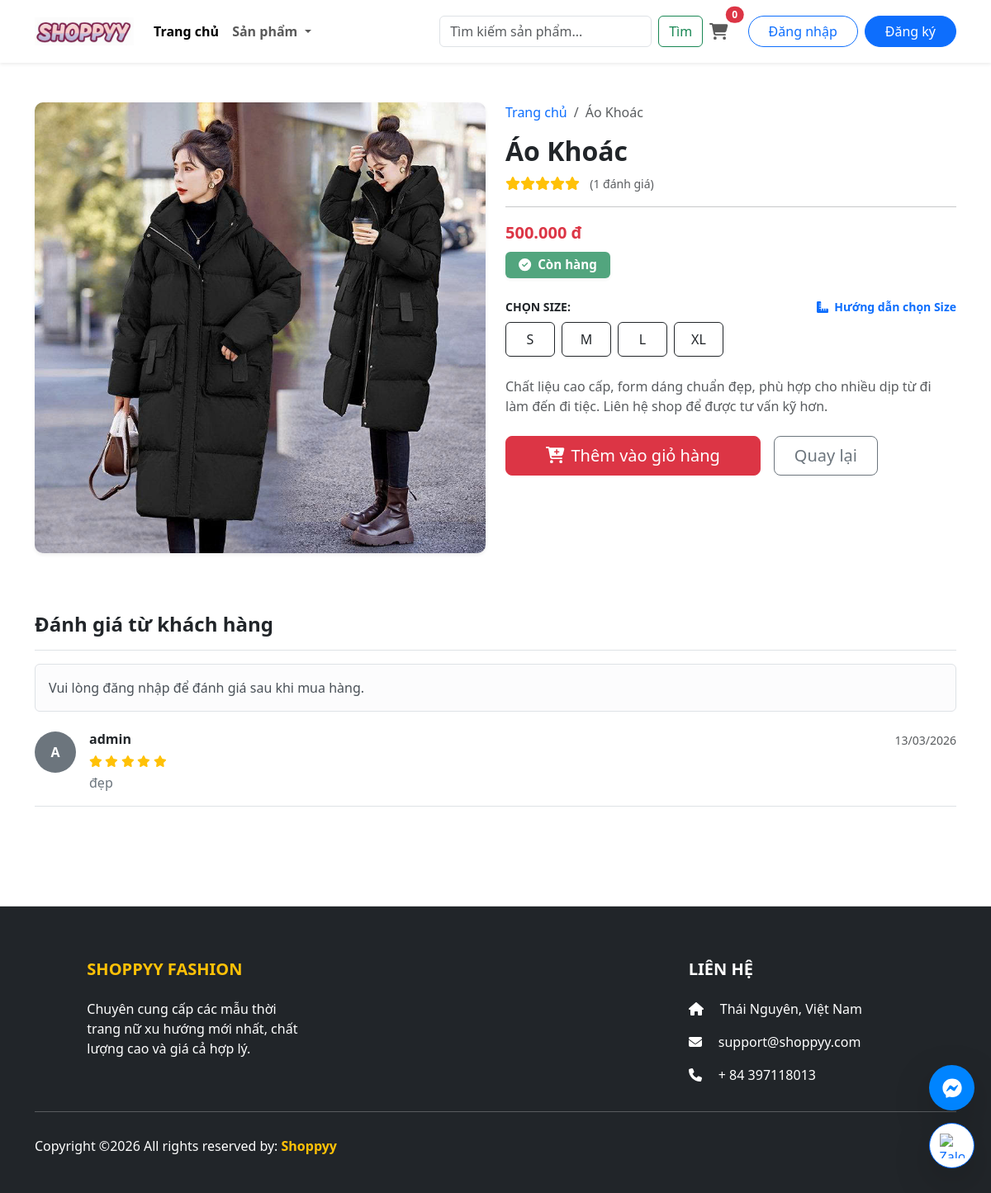
/detail/8/, run on the app's committed database.
### app/models.py (models this page shows, shortened)
class Product(models.Model):
    category = models.ManyToManyField(Category, related_name='product', verbose_name="Thuộc danh mục")
    name = models.CharField(max_length=200, null=True, verbose_name="Tên sản phẩm")
    price = models.FloatField(verbose_name="Giá tiền")
    digital = models.BooleanField(default=False, null=True, blank=True, verbose_name="Sản phẩm số")
    image = models.ImageField(null=True, blank=True, verbose_name="Hình ảnh")
    stock = models.IntegerField(default=10, null=True, blank=True) # Số lượng tồn kho mặc định là 10
    flash_sale = models.ForeignKey('FlashSale', on_delete=models.SET_NULL, null=True, blank=True, verbose_name="Tham gia Sự kiện Sale")
    discount_percent = models.IntegerField(default=0, verbose_name="Giảm bao nhiêu % ?")
    sizes = models.ManyToManyField(Size, blank=True, verbose_name="Các size hiện có")
    class Meta:
        verbose_name = "Sản phẩm"
        verbose_name_plural = "2. Quản lý Sản phẩm"
    @property
    def final_price(self):
        if self.flash_sale and self.flash_sale.active:
            now = timezone.now()
            if self.flash_sale.start_date <= now <= self.flash_sale.end_date:
                if self.discount_percent > 0:
                    discount_amount = (self.price * self.discount_percent) / 100
                    return self.price - discount_amount
        return self.price
    @property
    def ImageURL(self):
        try:
            url = self.image.url
        except:
            url = ''
        return url

class Review(models.Model):
    product = models.ForeignKey(Product, on_delete=models.CASCADE, related_name='reviews', verbose_name="Sản phẩm")
    customer = models.ForeignKey(User, on_delete=models.CASCADE, verbose_name="Người đánh giá")
    content = models.TextField(verbose_name="Nội dung đánh giá")
    rating = models.IntegerField(default=5, verbose_name="Số sao (1-5)")
    date_added = models.DateTimeField(auto_now_add=True, verbose_name="Ngày gửi")
    class Meta:
        verbose_name = "Đánh giá"
        verbose_name_plural = "8. Quản lý Đánh giá"

### app/views.py (the view)
# urls.py: path('detail/<int:id>/', views.detail, name="detail"),
def detail(request, id):
    product = Product.objects.get(id=id)
    if request.user.is_authenticated:
        customer = request.user
        order, created = Order.objects.get_or_create(customer=customer, complete=False)
        cartItems = order.get_cart_items
        has_bought = OrderItem.objects.filter(
            product=product,
            order__customer=customer,
            order__complete=True,
            order__status='Đã giao'
        ).exists()
        has_reviewed = Review.objects.filter(product=product, customer=customer).exists()
        can_review = has_bought and not has_reviewed
    else:
        order = {'get_cart_total': 0, 'get_cart_items': 0}
        cartItems = order['get_cart_items']
        has_bought = False
        has_reviewed = False
        can_review = False
    categories = Category.objects.all()
    context = {
        'product': product,
        'cartItems': cartItems,
        'categories': categories,
        'can_review': can_review,
        'has_bought': has_bought,
        'has_reviewed': has_reviewed,
    }
    return render(request, 'app/detail.html', context)

### app/templates/app/detail.html (shortened to what this page needs)
{% extends 'app/base.html' %}
{% load static %}
{% load humanize %}
{% block main-content %}
<div class="container my-5">
    <div class="row">
        <div class="col-md-6 mb-4">
            <img src="{{product.ImageURL}}" class="img-fluid w-100 shadow-sm" style="border-radius: 10px; object-fit: cover; max-height: 600px;">
        </div>
        <div class="col-md-6">
            <nav aria-label="breadcrumb">
                <ol class="breadcrumb">
                    <li class="breadcrumb-item"><a href="{% url 'home' %}" style="text-decoration: none;">Trang chủ</a></li>
                    <li class="breadcrumb-item active">{{product.name}}</li>
                </ol>
            </nav>
            <h2 class="fw-bold">{{product.name}}</h2>
            <div class="text-warning mb-2">
                <i class="fas fa-star"></i><i class="fas fa-star"></i><i class="fas fa-star"></i><i class="fas fa-star"></i><i class="fas fa-star"></i>
                <span class="text-muted small ms-2">({{ product.reviews.count }} đánh giá)</span>
            </div>
            <hr>
           {% if product.final_price < product.price %}
    <p class="mb-0">
        <del class="text-muted small">{{ product.price|floatformat:0|intcomma }} đ</del>
        <span class="text-danger fw-bold fs-5">{{ product.final_price|floatformat:0|intcomma }} đ</span>
    </p>
{% else %}
<p class="text-danger fw-bold fs-5 mb-0">{{ product.price|floatformat:0|intcomma }} đ</p>
{% endif %}
            <div class="mt-2 mb-4">
                {% if product.stock <= 0 %}
                    <span class="badge bg-danger px-3 py-2 shadow-sm" style="font-size: 0.95rem;">
                        <i class="fas fa-times-circle me-1"></i> Đã hết hàng
                    </span>
                {% elif product.stock <= 5 %}
                    <span class="badge bg-warning text-dark px-3 py-2 shadow-sm" style="font-size: 0.95rem; border: 1px dashed #dc3545;">
                        <i class="fas fa-fire text-danger me-1"></i> Sắp cháy hàng: Chỉ còn {{ product.stock }} chiếc
                    </span>
                {% else %}
                    <span class="badge bg-success px-3 py-2 shadow-sm opacity-75" style="font-size: 0.95rem;">
                        <i class="fas fa-check-circle me-1"></i> Còn hàng
                    </span>
                {% endif %}
            </div>
            <div class="mb-4">
                <div class="d-flex justify-content-between align-items-center mb-2">
                    <label class="fw-bold text-uppercase small">Chọn Size:</label>
                    <a href="#" class="text-primary small fw-bold" style="text-decoration: none;" data-bs-toggle="modal" data-bs-target="#sizeGuideModal">
                        <i class="fas fa-ruler-combined me-1"></i> Hướng dẫn chọn Size
                    </a>
                </div>
                <div class="d-flex gap-2 flex-wrap">
                    <label class="btn btn-outline-dark px-3 py-2" for="size-S" style="min-width: 60px;">S</label>
                    <label class="btn btn-outline-dark px-3 py-2" for="size-M" style="min-width: 60px;">M</label>
                    <label class="btn btn-outline-dark px-3 py-2" for="size-L" style="min-width: 60px;">L</label>
                    <label class="btn btn-outline-dark px-3 py-2" for="size-XL" style="min-width: 60px;">XL</label>
                </div>
            </div>
            <p class="text-muted mb-4">
                {{ product.description|default:"Chất liệu cao cấp, form dáng chuẩn đẹp, phù hợp cho nhiều dịp từ đi làm đến đi tiệc. Liên hệ shop để được tư vấn kỹ hơn." }}
            </p>
            <div class="d-grid gap-2 d-md-flex justify-content-md-start mt-4">
                {% if product.stock > 0 %}
                    <button data-product="{{product.id}}" data-action="add" class="btn btn-danger btn-lg px-5 me-md-2 update-cart">
                        <i class="fas fa-cart-plus me-2"></i>Thêm vào giỏ hàng
                    </button>
                {% else %}
                    <button class="btn btn-secondary btn-lg px-5 me-md-2 disabled" style="cursor: not-allowed;">
                        <i class="fas fa-ban me-2"></i>Sản phẩm tạm hết
                    </button>
                {% endif %}
                <a href="{% url 'home' %}#danh-sach-san-pham" class="btn btn-outline-secondary btn-lg px-4">Quay lại</a>
            </div>
        </div>
    </div>
    <div class="row mt-5">
        <div class="col-12">
            <h4 class="fw-bold border-bottom pb-3">Đánh giá từ khách hàng</h4>
            {% if request.user.is_authenticated and can_review %}
            <div class="card border-0 bg-light mb-4 shadow-sm mt-3">
                <div class="card-body p-4">
                    <h6 class="fw-bold mb-3">Gửi đánh giá của bạn</h6>
                    <form action="{% url 'add_review' product.id %}" method="POST">
                        {% csrf_token %}
                        <div class="mb-3">
                            <label class="form-label small">Số sao:</label>
                            <select name="rating" class="form-select w-auto">
                                <option value="5">⭐⭐⭐⭐⭐ (Rất hài lòng)</option>
                                <option value="4">⭐⭐⭐⭐ (Hài lòng)</option>
                                <option value="3">⭐⭐⭐ (Bình thường)</option>
                                <option value="2">⭐⭐ (Kém)</option>
                                <option value="1">⭐ (Rất tệ)</option>
                            </select>
                        </div>
                        <div class="mb-3">
                            <textarea name="content" class="form-control" rows="3" placeholder="Sản phẩm mặc lên rất đẹp, vải mát..." required></textarea>
                        </div>
                        <button type="submit" class="btn btn-primary px-4">Gửi feedback</button>
                    </form>
                </div>
            </div>
            {% elif request.user.is_authenticated and has_reviewed %}
            <div class="alert alert-info mt-3">Bạn đã đánh giá sản phẩm này rồi.</div>
            {% elif request.user.is_authenticated %}
            <div class="alert alert-warning mt-3">Bạn chỉ có thể đánh giá sau khi mua sản phẩm và đơn hàng đã giao thành công.</div>
            {% else %}
            <div class="alert alert-light border mt-3">Vui lòng đăng nhập để đánh giá sau khi mua hàng.</div>
            {% endif %}
            <div class="mt-4">
                {% for review in product.reviews.all %}
                <div class="d-flex mb-4 pb-3 border-bottom">
                    <div class="flex-shrink-0">
                        <div class="rounded-circle bg-secondary text-white d-flex justify-content-center align-items-center fw-bold" style="width: 50px; height: 50px;">
                            {{ review.customer.username|make_list|first|upper }}
                        </div>
                    </div>
                    <div class="ms-3 flex-grow-1">
                        <div class="d-flex justify-content-between">
                            <h6 class="fw-bold mb-0">{{ review.customer.username }}</h6>
                            <small class="text-muted">{{ review.date_added|date:"d/m/Y" }}</small>
                        </div>
                        <div class="text-warning small my-1">
                            {% for i in "12345" %}
                                {% if forloop.counter <= review.rating %}
                                    <i class="fas fa-star"></i>
                                {% else %}
                                    <i class="far fa-star"></i>
                                {% endif %}
                            {% endfor %}
                        </div>
                        <p class="mb-0 text-secondary">{{ review.content }}</p>
                    </div>
                </div>
                {% empty %}
                <div class="text-center py-5">
                    <p class="text-muted">Chưa có đánh giá nào cho sản phẩm này. Hãy là người đầu tiên!</p>
                </div>
                {% endfor %}
            </div>
        </div>
    </div>
</div>
{% endblock main-content %}

### app/templates/app/base.html (style rules this page uses)
html { scroll-behavior: smooth; }

### data on the page
Product: ImageURL (picture), name "Áo Khoác", reviews.count "1", price "500.000"
Review: customer.username|make_list "A", customer.username "admin", date_added "13/03/2026", rating 5 (drawn), content "đẹp"

### other printed values
{{ cartItems|default:0 }} "0"
